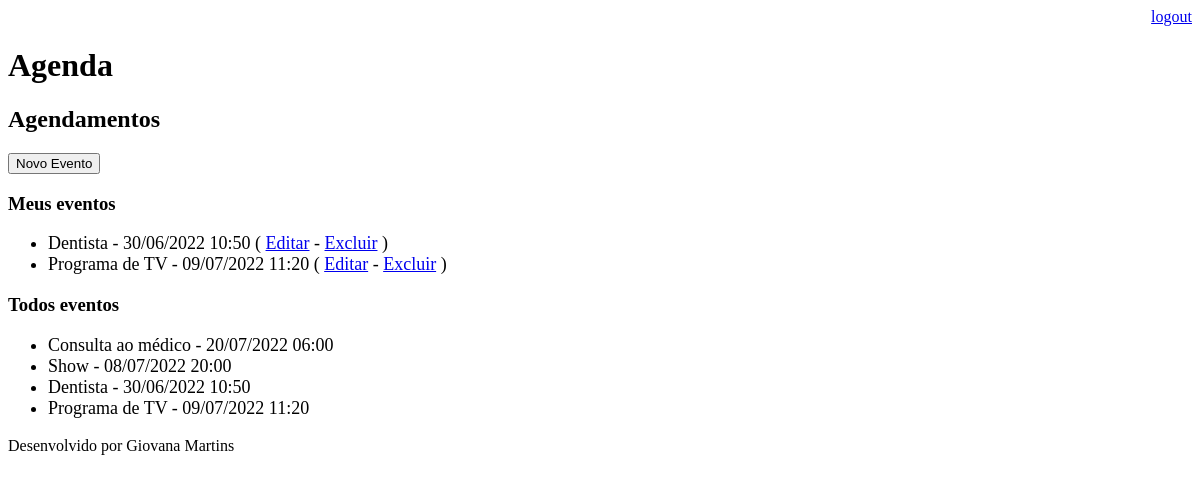
/agenda (signed in), run on an earlier commit of the app's database.
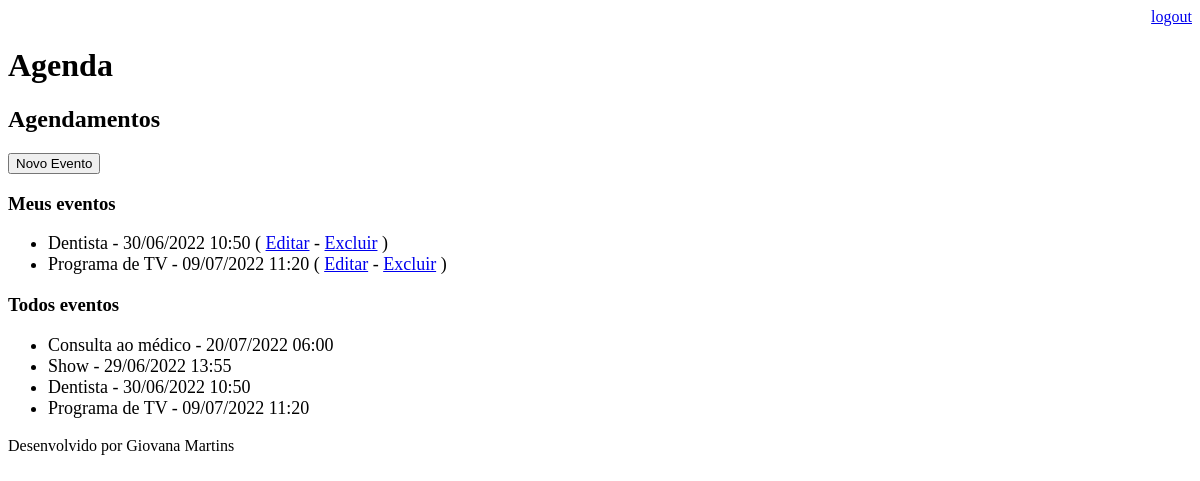
And on a later commit of the database.
### core/models.py (models this page shows, shortened)
class Evento(models.Model):
    titulo = models.CharField(max_length=100)
    descricao = models.TextField(blank=True, null=True)
    data_evento = models.DateTimeField(verbose_name='Data do Evento')
    data_criacao = models.DateTimeField(auto_now=True)
    usuario = models.ForeignKey(User, on_delete=models.CASCADE)
    class Meta:
        db_table = 'evento'
    def get_data_evento(self):
        return self.data_evento.strftime('%d/%m/%Y %H:%M')
    def get_evento_atrasado(self):
        if self.data_evento < datetime.now():
            return True
        else:
            return False

### core/views.py (the view)
# urls.py: path('agenda', views.lista_eventos),
@login_required(login_url='login/')
def lista_eventos(request):
    usuario = request.user
    data_atual = datetime.now()-timedelta(hours=1)
    my_events = Evento.objects.filter(usuario=usuario,
                                      data_evento__gt=data_atual)
    all_events = Evento.objects.all()
    dados = {'all_events': all_events, 'my_events': my_events}
    return render(request, 'agenda.html', dados)

### templates/agenda.html (shortened to what this page needs)
{% extends "model-page.html" %}
{% block content %}
    <h2>Agendamentos</h2>
    <a href="agenda/evento/">
        <button type="button">Novo Evento</button>
    </a>
    <h3>Meus eventos</h3>
    <ul style='font-size: 18px'>
    {% for evento in my_events %}
        <li>
            <div style= >
                {{ evento.titulo }} - {{ evento.get_data_evento }}
                ( <a href="agenda/evento/?id={{ evento.id }}">Editar</a> -
                <a href="agenda/evento/delete/{{ evento.id }}/">Excluir</a> )
            </div>
        </li>
    {% endfor%}
    </ul>
    <h3>Todos eventos</h3>
    <ul style="font-size: 18px">
        {% for evento in all_events %}
            <li>{{ evento.titulo }} - {{ evento.get_data_evento }}</li>
        {% endfor%}
    </ul>
{% endblock %}

What changed in the data, as far as the page shows it:
changed Evento "Show": get_data_evento "08/07/2022 20:00" → "29/06/2022 13:55"
